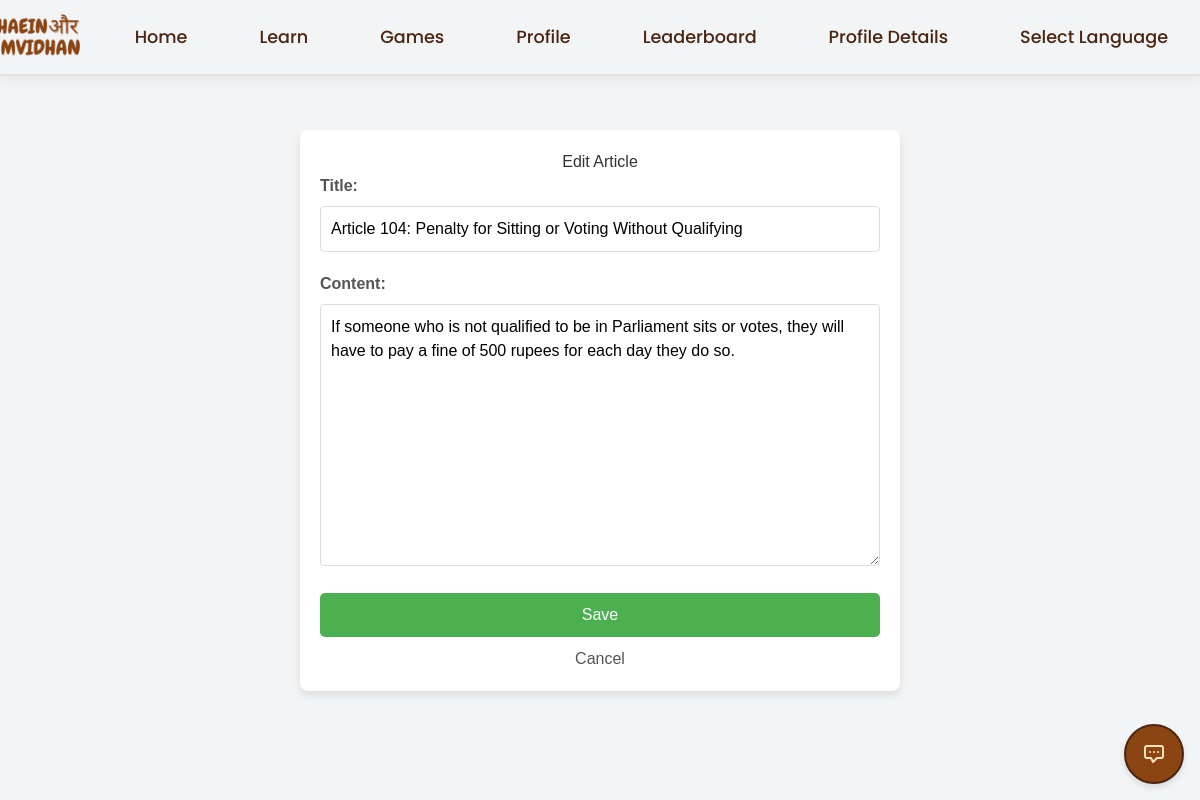
/housie-consti/edit/article/5/ (signed in), run on the app's committed database.
### housie_consti/models.py (models this page shows, shortened)
class Article(models.Model):
    PART_CHOICES = [
        (5, 'Part 5'),
        (6, 'Part 6'),
    ]
    TYPE_CHOICES = [
        ('JUD', 'Judiciary'),
        ('LEG', 'Legislative'),
        ('EXEC', 'Executive'),
    ]
    title = models.CharField(max_length=255, default='')
    content = models.TextField(default='')
    article_number = models.CharField(max_length=10, default='')
    part = models.IntegerField(choices=PART_CHOICES, default=5)
    type = models.CharField(max_length=4, choices=TYPE_CHOICES, default='LEG')
    class Meta:
        ordering = ['article_number']
        verbose_name = "Constitutional Article"
        verbose_name_plural = "Constitutional Articles"

### housie_consti/views.py (the view)
# urls.py: path('edit/article/<int:article_id>/', views.edit_article, name='edit_article'),
@login_required
def edit_article(request, article_id):
    article = get_object_or_404(Article, id=article_id)
    if request.method == 'POST':
        form = ArticleForm(request.POST, instance=article)
        if form.is_valid():
            form.save()
            return redirect('article_detail', article_id=article.id)
    else:
        form = ArticleForm(instance=article)
    return render(request, 'housie_consti/article_form.html', {'form': form})

### housie_consti/forms.py
class ArticleForm(forms.ModelForm):
    class Meta:
        model = Article
        fields = ['title', 'content', 'article_number']

### users/templatetags/chat_widget.py (called while the page is built)
@register.inclusion_tag('users/chat_widget.html', takes_context=True)
def chat_widget(context):
    return {
        'request': context.get('request'),
    }

### housie_consti/templates/housie_consti/article_form.html (shortened to what this page needs)
{% extends 'base.html' %}
{% block content %}
<div class="form-container">
    <h2>{% if form.instance.id %}Edit Article{% else %}Add Article{% endif %}</h2>
    <form method="post">
        <label for="id_title">Title:</label>
        {{ form.title }}
        <label for="id_content">Content:</label>
        {{ form.content }}
        <button type="submit">Save</button>
    </form>
    <a href="{% url 'housie_consti:manage_articles' %}" class="cancel-link">Cancel</a>
</div>
{% endblock %}

### users/templates/base.html (style rules this page uses)
body { padding-top: 80px; }
* { cursor: auto !important; }
input[type="text"], input[type="email"], textarea { cursor: text; }
body { top: 0 !important; position: static !important; }
body { top: 0 !important; }

### housie_consti/templates/housie_consti/article_form.html (style rules this page uses)
body { font-family: 'Arial', sans-serif; background-color: #f0f4f8; }
.form-container { max-width: 600px; margin: 50px auto; padding: 20px; background: white; border-radius: 8px; box-shadow: 0 4px 8px rgba(0, 0, 0, 0.1); }
h2 { text-align: center; color: #333; }
label { display: block; margin-bottom: 8px; font-weight: bold; color: #555; }
input[type="text"], textarea { width: 100%; padding: 10px; margin-bottom: 20px; border: 1px solid #ddd; border-radius: 4px; font-size: 16px; }
button { background-color: #4CAF50; color: white; padding: 10px 15px; border: none; border-radius: 5px; cursor: pointer; font-size: 16px; width: 100%; }
.cancel-link { display: block; text-align: center; margin-top: 10px; color: #555; text-decoration: none; }

### data on the page
Article: title "Article 104: Penalty for Sitting or Voting Without Qualifying", content "If someone who is not qualified to be in Parliament sits or votes, they will have to pay a fine of 500 rupees for each day they do so."
